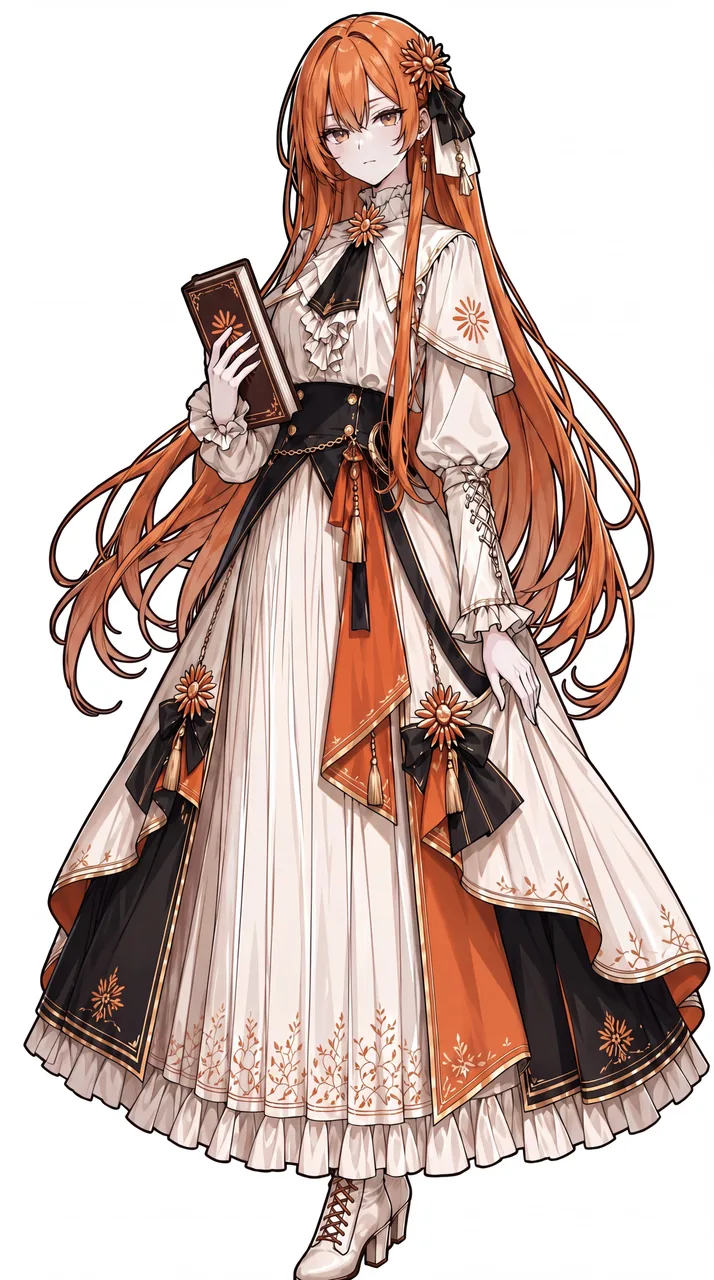
#> input picture art/source/fullbody_ref.png, 714 x 1280 px, given in place of idle.png, which was not available; the run also reads 1 picture not shown here
$ python build_rig.py
#> lines starting #> are read from the running program, lines starting #| are printed output that depends on the picture; pictures that were not available may be replaced by others from this repository, and a replacement may not be noted
### tools/matting.py
"""Chroma-key matting and patch helpers shared by the asset pipeline.

All images are float32 RGB(A) arrays in 0..255, shape (H, W, C).
"""
from pathlib import Path

import cv2
import numpy as np


def read_rgb(path) -> np.ndarray:
    img = cv2.imread(str(path), cv2.IMREAD_COLOR)
    if img is None:
        raise FileNotFoundError(path)
    return cv2.cvtColor(img, cv2.COLOR_BGR2RGB).astype(np.float32)


def read_rgba(path) -> np.ndarray:
    img = cv2.imread(str(path), cv2.IMREAD_UNCHANGED)
#> img is the input picture: shape (1280, 714, 3); mean B, G, R 180.9, 187.6, 207.3
    if img is None:
        raise FileNotFoundError(path)
    return cv2.cvtColor(img, cv2.COLOR_BGRA2RGBA).astype(np.float32)


# [60 lines left out: functions write_rgba, estimate_key, key_alpha, unmix, despill, local_fg, not called in this run]


def _hue_sat(img: np.ndarray):
    hsv = cv2.cvtColor(np.clip(img, 0, 255).astype(np.uint8), cv2.COLOR_RGB2HSV)
    return hsv[..., 0].astype(np.float32) * 2.0, hsv[..., 1].astype(np.float32) / 255.0


# [88 lines left out: functions green_cast, strong_key, refine_alpha, keyed_rgba, tri_alpha, keep_main_components and 1 more, not called in this run]


def change_mask(a: np.ndarray, b: np.ndarray, thr: float, box=None, min_area: int = 60,
                blur: float = 1.5) -> np.ndarray:
    """Binary mask of where two aligned renders differ noticeably."""
    d = np.abs(a[..., :3] - b[..., :3]).max(axis=2)
    d = cv2.GaussianBlur(d, (0, 0), blur)
    m = (d > thr).astype(np.uint8)
    if box is not None:
        x0, y0, x1, y1 = box
        clip = np.zeros_like(m)
        clip[y0:y1, x0:x1] = 1
        m &= clip
    n, lab, stats, _ = cv2.connectedComponentsWithStats(m, connectivity=8)
    keep = np.zeros_like(m)
    for i in range(1, n):
        if stats[i, cv2.CC_STAT_AREA] >= min_area:
            keep[lab == i] = 1
    return keep


# [7 lines left out: function premul_lerp, not called in this run]


def bbox(alpha: np.ndarray, thr: float = 1.0):
    ys, xs = np.where(alpha > thr)
    return int(xs.min()), int(ys.min()), int(xs.max()) + 1, int(ys.max()) + 1

### tools/build_rig.py
#!/usr/bin/env python3
"""Cut the idle chibi into rig layers: art/work/rig/*.png + rig_src.json (source px).

Every input is an edit of art/source/chibi_ref.png that stays pixel-aligned with it,
so masks come from comparing images and hidden content comes from the edits:

  rm_arm_free / rm_arm_book  what lies behind each arm  -> body fill + arm masks
  rm_dangles                 behind ribbon tails/earring -> head/hair fill + dangle masks
  seg_hair                   all hair recoloured magenta -> hair mask
  armf_wave / armf_chin      free arm redrawn on rm_arm_free -> arm variant masks

Layer stack, back to front: hair_back, body, arm_down, head (+face), earring,
ribbon, arm_book, arm_wave, arm_chin. At rest the stack reproduces the original;
what a layer hides is filled in so that moving parts never open holes.
"""
import json
import sys
from pathlib import Path

import cv2
import numpy as np

sys.path.insert(0, str(Path(__file__).resolve().parent))
from matting import change_mask, keyed_rgba, read_rgb, read_rgba, write_rgba  # noqa: E402

ROOT = Path(__file__).resolve().parent.parent
SRC, GEN, WORK = ROOT / "art/source", ROOT / "art/gen", ROOT / "art/work"

# ---- hand-placed geometry (source px), measured on the reference image ----

# head: crown, face, ears, bow and flower; bottom edge follows the jaw line
HEAD_POLY = [(300, 230), (330, 120), (420, 40), (560, 5), (720, 20), (880, 20), (1010, 120),
             (1015, 340), (870, 350), (860, 430), (840, 482), (800, 482), (760, 470), (720, 456),
             (697, 462), (680, 474), (650, 488), (620, 495), (590, 497), (560, 492), (523, 476),
             (490, 470), (450, 470), (400, 450), (330, 380)]
# the side lock that falls in front of her right shoulder (only its hair is taken)
LOCK_POLY = [(688, 440), (760, 440), (802, 470), (816, 560), (802, 705), (716, 708), (688, 600)]

BOXES = {
    "arm_down": (680, 490, 990, 860),
    "arm_book": (350, 440, 650, 760),
    "dangles": (760, 290, 1015, 545),
    "arm_wave": (740, 380, 940, 745),
    "arm_chin": (620, 420, 870, 745),
}
EARRING_MAX_X = 845  # dangles left of this are the earring, right of it the ribbon

# Extra arm variants. side "F": the free arm, drawn onto rm_arm_free; side "B": the book
# arm (with the book), drawn onto rm_arm_book. joints: shoulder/elbow -> wrist (source px);
# the first joint's bone is parented to the chest.
ARM_VARIANTS = {
    "up": {"side": "F", "box": (650, 40, 1000, 720),
           "joints": [[760, 640], [790, 420], [800, 245]]},
    "mouth": {"side": "F", "box": (580, 380, 900, 760),
              "joints": [[740, 620], [690, 560]]},
    "hip": {"side": "F", "box": (680, 420, 960, 800),
            "joints": [[770, 590], [855, 660], [735, 710]]},
    "point": {"side": "F", "box": (700, 380, 1120, 720),
              "joints": [[770, 560], [900, 530], [975, 495]]},
    "fist": {"side": "F", "box": (700, 430, 900, 760),
             "joints": [[790, 680], [800, 575]]},
    "scratch": {"side": "F", "box": (680, 300, 960, 760),
                "joints": [[800, 680], [790, 530], [760, 470]]},
    "bhip": {"side": "B", "box": (330, 430, 680, 900),
             "joints": [[520, 560], [420, 650], [480, 730]]},
    "bhug": {"side": "B", "box": (330, 430, 720, 820),
             "joints": [[500, 560], [520, 690], [640, 640]]},
    "bup": {"side": "B", "box": (330, 250, 760, 820),
            "joints": [[500, 580], [470, 700], [550, 610]]},
}
ARM_FILES = {"up": "armf_up", "mouth": "armf_mouth", "hip": "armf_hip", "point": "armf_point",
             "fist": "armf_fist", "scratch": "armf_scratch", "bhip": "book_hip", "bhug": "book_hug",
             "bup": "book_up"}

BONES = {
    "body": {"parent": None, "pivot": [650, 1110]},
    "chest": {"parent": "body", "pivot": [650, 715]},
    "head": {"parent": "chest", "pivot": [628, 500]},
    "armB": {"parent": "chest", "pivot": [585, 560]},
    "armF_down": {"parent": "chest", "pivot": [775, 565]},
    "foreF_down": {"parent": "armF_down", "pivot": [815, 690]},
    "handF_down": {"parent": "foreF_down", "pivot": [868, 765]},
    "armF_wave": {"parent": "chest", "pivot": [835, 705]},
    "foreF_wave": {"parent": "armF_wave", "pivot": [835, 705]},
    "handF_wave": {"parent": "foreF_wave", "pivot": [842, 562]},
    "armF_chin": {"parent": "chest", "pivot": [800, 700]},
    "foreF_chin": {"parent": "armF_chin", "pivot": [800, 700]},
    "handF_chin": {"parent": "foreF_chin", "pivot": [720, 570]},
    "hairL": {"parent": "chest", "pivot": [420, 470],
              "physics": {"k": 14, "c": 2.6, "gain": 0.6, "wind": 0.02, "windRate": 0.5, "max": 0.22, "seed": 1.3,
                          "ks": 40, "cs": 6, "gs": 0.25, "kick": 0.12}},
    "hairR": {"parent": "chest", "pivot": [845, 470],
              "physics": {"k": 15, "c": 2.6, "gain": 0.6, "wind": 0.02, "windRate": 0.55, "max": 0.22, "seed": 4.1,
                          "ks": 40, "cs": 6, "gs": 0.25, "kick": 0.12}},
    "skirt": {"parent": "body", "pivot": [650, 720],
              "physics": {"k": 26, "c": 4.5, "gain": 0.25, "wind": 0.008, "windRate": 0.4, "max": 0.07, "seed": 2.2, "kick": 0.2}},
    "ribbon": {"parent": "head", "pivot": [885, 335],
               "physics": {"k": 22, "c": 2.2, "gain": 1.2, "wind": 0.05, "windRate": 0.7, "max": 0.45, "seed": 0.7, "kick": 0.9,
                          "ks": 30, "cs": 5, "gs": 0.2}},
    "earring": {"parent": "head", "pivot": [811, 392],
                "physics": {"k": 45, "c": 2.5, "gain": 1.4, "wind": 0.06, "windRate": 0.9, "max": 0.6, "seed": 5.3, "kick": 1.0}},
    # bangs bounce a little off the crown
    "bangs": {"parent": "head", "pivot": [605, 175],
              "physics": {"k": 30, "c": 4.0, "gain": 0.8, "wind": 0.01, "windRate": 0.6, "max": 0.08, "seed": 6.1,
                          "kick": 0.45, "ks": 50, "cs": 7, "gs": 0.15}},
    # irises slide inside the eyes (translation only, set by gaze)
    "eyeL": {"parent": "head", "pivot": [531, 415]},
    "eyeR": {"parent": "head", "pivot": [709, 349]},
}
TASSEL_PHYSICS = {"k": 38, "c": 2.6, "gain": 1.3, "wind": 0.05, "windRate": 0.85, "max": 0.5, "kick": 1.0,
                  "ks": 40, "cs": 5, "gs": 0.2}
BANGS_BOX = (380, 120, 830, 480)
EYES_BOX = (440, 250, 792, 456)  # same as build_assets.py
TASSEL_BOX = (380, 670, 880, 980)

SKINS = {
    "hair_back": {"type": "hair", "headY": [380, 540], "swingY": [470, 950], "sideX": [60, 330], "cx": 630},
    "body": {"type": "body", "waistY": [680, 750], "hemY": [860, 1080]},
    "head": {"type": "head", "lockY": [500, 720], "lockLag": 0.65},
    "arm_down": {"type": "chain", "blend": 16, "joints": [["armF_down", [775, 565]], ["foreF_down", [815, 690]],
                                                          ["handF_down", [868, 765]]]},
    "arm_wave": {"type": "chain", "blend": 14, "joints": [["foreF_wave", [835, 705]], ["handF_wave", [842, 562]]]},
    "arm_chin": {"type": "chain", "blend": 14, "joints": [["foreF_chin", [800, 700]], ["handF_chin", [720, 570]]]},
    "arm_book": {"type": "rigid", "bone": "armB"},
    "ribbon": {"type": "rigid", "bone": "ribbon"},
    "earring": {"type": "rigid", "bone": "earring"},
    "bangs": {"type": "rigid", "bone": "bangs"},
    "iris_l": {"type": "rigid", "bone": "eyeL"},
    "iris_r": {"type": "rigid", "bone": "eyeR"},
}

# draw order; arm variants are shown one at a time
# (tassel layers are inserted after "body" at build time, one per tassel found)
LAYERS = [
    {"name": "hair_back", "skin": "hair_back"},
    {"name": "body", "skin": "body"},
    {"name": "arm_down", "skin": "arm_down", "variant": "down", "group": "armF"},
    {"name": "head", "skin": "head"},
    {"name": "iris_l", "skin": "iris_l", "type": "iris", "clip": "eye_open_l"},
    {"name": "iris_r", "skin": "iris_r", "type": "iris", "clip": "eye_open_r"},
    {"name": "bangs", "skin": "bangs"},
    {"name": "earring", "skin": "earring"},
    {"name": "ribbon", "skin": "ribbon"},
    {"name": "arm_book", "skin": "arm_book", "variant": "book", "group": "armB"},
    {"name": "arm_wave", "skin": "arm_wave", "variant": "wave", "group": "armF"},
    {"name": "arm_chin", "skin": "arm_chin", "variant": "chin", "group": "armF"},
]
FACE_AFTER = "iris_r"  # face patches go over the eyes but under the bangs


# ---------------- helpers ----------------

# [4 lines left out: function poly_mask, not called in this run]


def fill_holes(m):
    """Fill regions of 0 that are not connected to the image border."""
    h, w = m.shape
    flood = m.copy().astype(np.uint8)
    ff = np.zeros((h + 2, w + 2), np.uint8)
    cv2.floodFill(flood, ff, (0, 0), 1)
    return m | (1 - flood)


def region(a, b, box, keep_largest=True, close=9):
    """Where two aligned renders differ inside box: cleaned, closed, holes filled."""
    m = change_mask(a, b, thr=38, box=box, min_area=150, blur=1.2)
    k = cv2.getStructuringElement(cv2.MORPH_ELLIPSE, (close, close))
    m = cv2.morphologyEx(m, cv2.MORPH_CLOSE, k)
    if keep_largest:
        n, lab, st, _ = cv2.connectedComponentsWithStats(m, 8)
        if n > 1:
            m = (lab == 1 + np.argmax(st[1:, cv2.CC_STAT_AREA])).astype(np.uint8)
    return fill_holes(m)


# [11 lines left out: functions largest, top_pivot, not called in this run]


def soften(m, sigma=0.8):
    return np.clip(cv2.GaussianBlur(m.astype(np.float32), (0, 0), sigma), 0, 1)


# [23 lines left out: functions background, telea, not called in this run]


def dilate(m, r):
    return cv2.dilate(m.astype(np.uint8), cv2.getStructuringElement(cv2.MORPH_ELLIPSE, (2 * r + 1, 2 * r + 1)))


# ---------------- build ----------------

def build_stand():
    out_dir = WORK / "rig"
    out_dir.mkdir(parents=True, exist_ok=True)
    O = read_rgba(WORK / "idle.png")
    o_rgb = read_rgb(SRC / "chibi_ref.png")
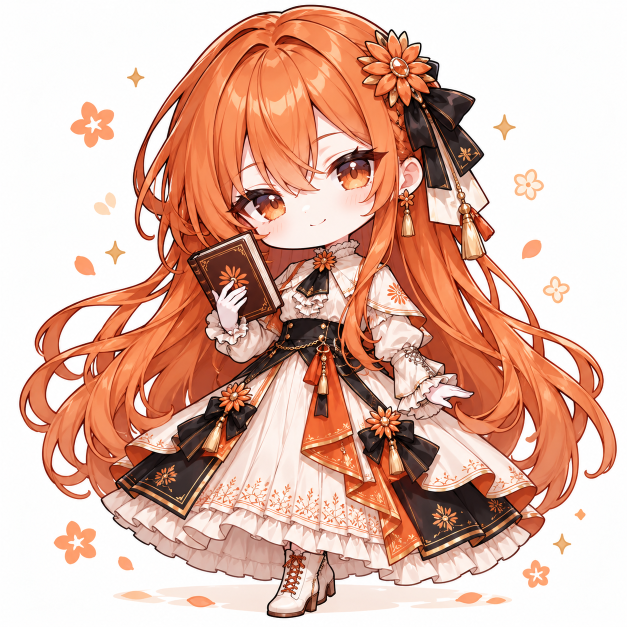
#> input picture art/source/chibi_ref.png, 1254 x 1254 px (shown at 1/2 size)
#> in read_rgb, img is the input picture: shape (1254, 1254, 3); mean B, G, R 166.3, 181.8, 222.3
    e_free = read_rgb(GEN / "rm_arm_free.png")
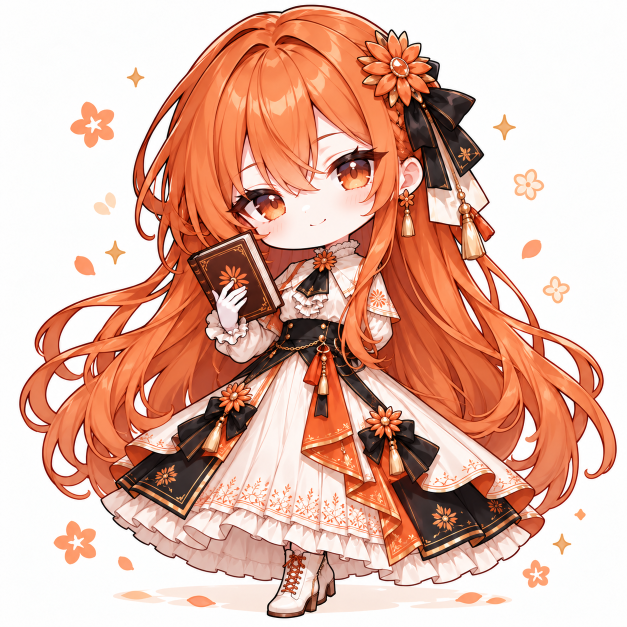
#> input picture art/gen/rm_arm_free.png, 1254 x 1254 px (shown at 1/2 size)
#> in read_rgb, img is the input picture: shape (1254, 1254, 3); mean B, G, R 164.1, 180, 223.8
    e_book = read_rgb(GEN / "rm_arm_book.png")
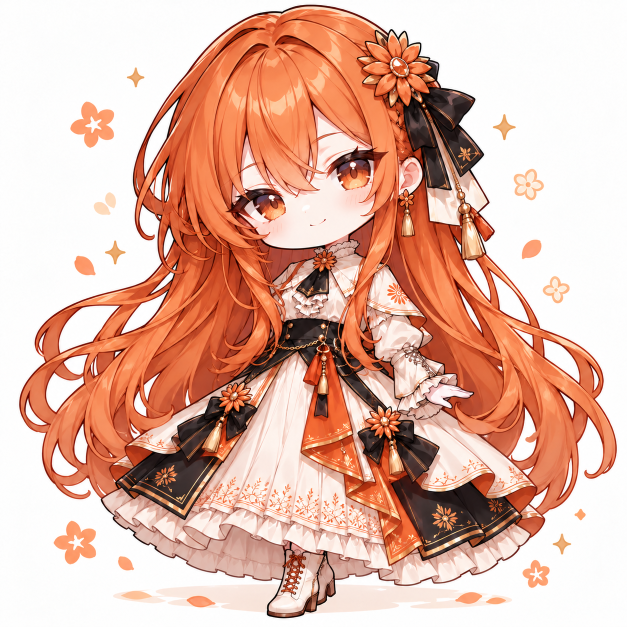
#> input picture art/gen/rm_arm_book.png, 1254 x 1254 px (shown at 1/2 size)
#> in read_rgb, img is the input picture: shape (1254, 1254, 3); mean B, G, R 164.8, 181, 224.4
    e_dang = read_rgb(GEN / "rm_dangles.png")
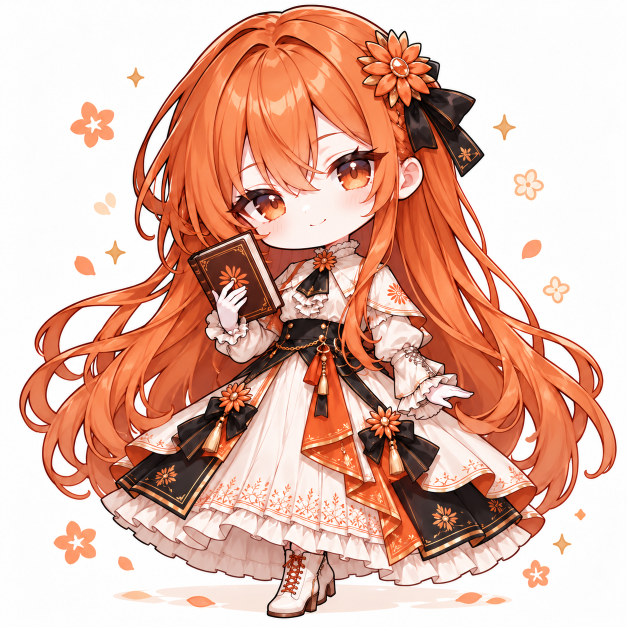
#> input picture art/gen/rm_dangles.png, 1254 x 1254 px (shown at 1/2 size)
#> in read_rgb, img is the input picture: shape (1254, 1254, 3); mean B, G, R 165.4, 180.7, 223.8
#> in read_rgb (call 4), `return cv2.cvtColor(img, cv2.COLOR_BGR2RGB).astype(np.float32)`:
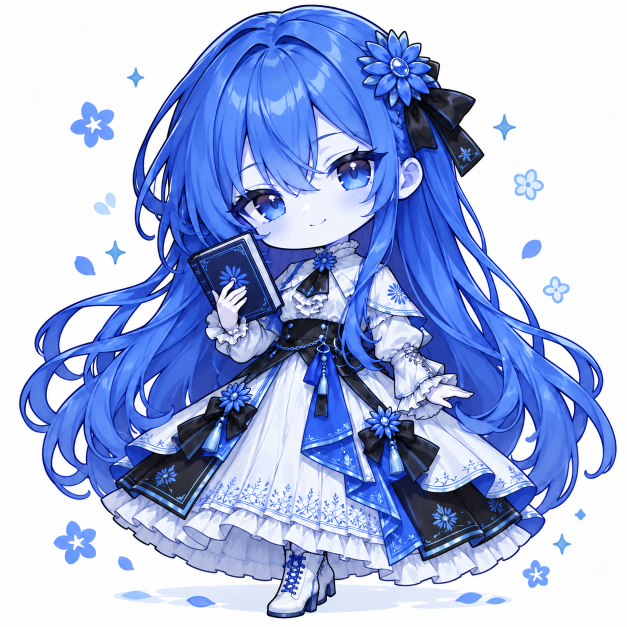
#> returned value: shape (1254, 1254, 3) float32 (shown at 1/2 size); mean of channels 0, 1, 2 225.1, 181.4, 166.1; drawn as B, G, R
    s_hair = read_rgb(GEN / "seg_hair.png")
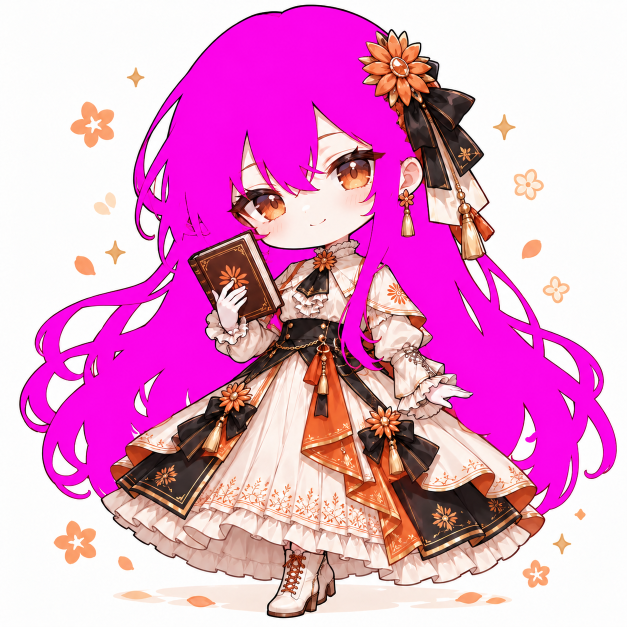
#> input picture art/gen/seg_hair.png, 1254 x 1254 px (shown at 1/2 size)
#> in read_rgb, img is the input picture: shape (1254, 1254, 3); mean B, G, R 203.1, 155.4, 228.6
#> in read_rgb (call 5), `return cv2.cvtColor(img, cv2.COLOR_BGR2RGB).astype(np.float32)`:
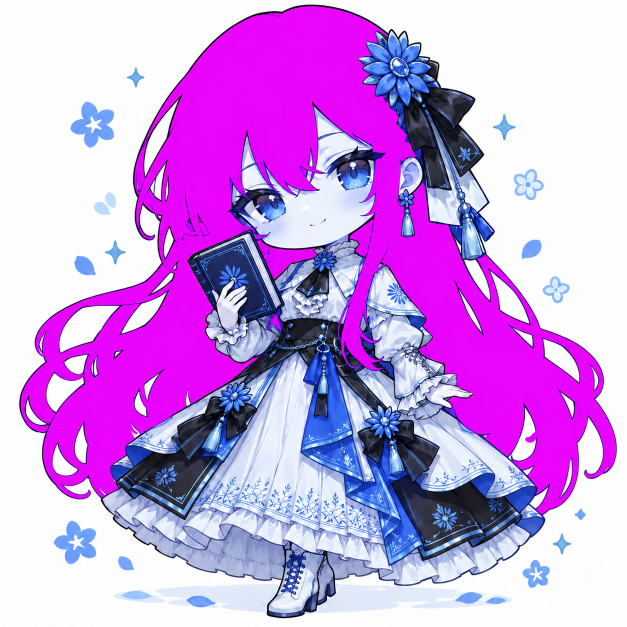
#> returned value: shape (1254, 1254, 3) float32 (shown at 1/2 size); mean of channels 0, 1, 2 230.4, 155.7, 204; drawn as B, G, R
    w_wave = read_rgb(GEN / "armf_wave.png")
#> (the rest of the program and of its run is left out)
